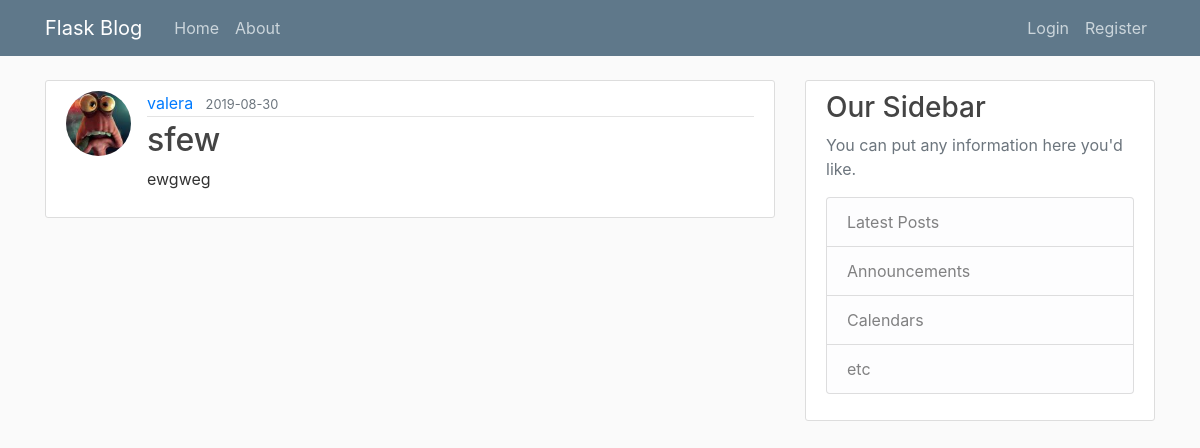
/post/1, run on an earlier commit of the app's database.
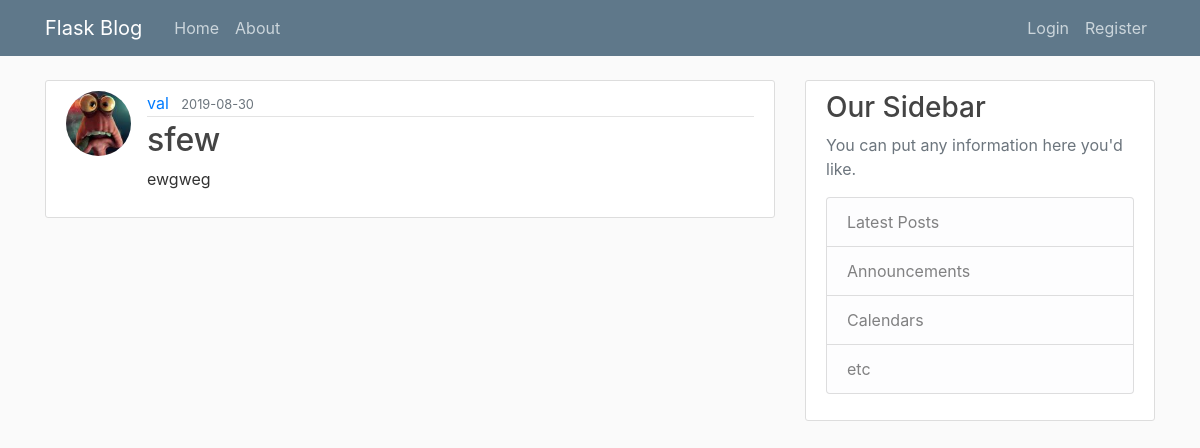
And on a later commit of the database.
### blog/models.py (models this page shows, shortened)
class User(db.Model, UserMixin):  # to enherite methods: is_authenticated, is_active, ...
    id = db.Column(db.Integer, primary_key=True)
    username = db.Column(db.String(20), unique=True, nullable=False)
    email = db.Column(db.String(120), unique=True, nullable=False)
    image_file = db.Column(db.String(20), nullable=False, default='dafault.jpeg')
    password = db.Column(db.String(20), nullable=False)
    posts = db.relationship('Post', backref='author', lazy=True)

### blog/routes.py (the view)
@app.route("/post/<int:post_id>")
def post(post_id):
    post = Post.query.get_or_404(post_id)
    return render_template('post.html', title=post.title, post=post)

### blog/templates/post.html (shortened to what this page needs)
{% extends "layout.html" %}
{% block content %}
    <article class="media content-section">
      <img src="{{ url_for('static', filename='profile_pics/' + post.author.image_file) }}" class="rounded-circle article-img">
      <div class="media-body">
        <div class="article-metadata">
          <a class="mr-2" href="{{ url_for('user_posts', username=post.author.username)}}">{{ post.author.username }}</a>
          <small class="text-muted">{{ post.date_posted.strftime('%Y-%m-%d') }}</small>
        </div>
        <h2 class="article-title">{{ post.title }}</h2>
        <p class="article-content">{{ post.content }}</p>
      </div>
    </article>
{% endblock content %}

What changed in the data, as far as the page shows it:
changed User: author.username "valera" → "val"
